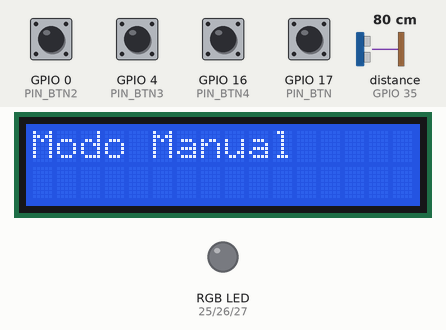
Bench run of a sketch on a simulated ESP32. Parts: 16×2 character LCD, an RGB LED mixed from three pins (HIGH = lit). Inputs (shaded band) come from the test bench; at power-on: GPIO 0 (PIN_BTN2), GPIO 4 (PIN_BTN3), GPIO 16 (PIN_BTN4), GPIO 17 (PIN_BTN) HIGH, distance to the obstacle (sensor on GPIO 35) 80 cm. The echo pulse lasts 58.3 µs per cm; pins used as bus, display or sensor lines are not drawn; what the sketch prints to the serial monitor is not drawn.

Above: at 1.2 s.
1.3 s: GPIO 0 (PIN_BTN2) pulled LOW for 0.15 s
At 2.5 s:
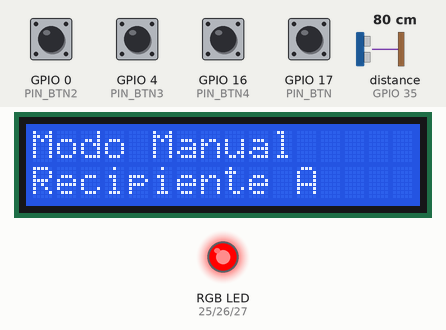
2.9 s: GPIO 16 (PIN_BTN4) pulled LOW for 0.15 s
At 3.9 s:
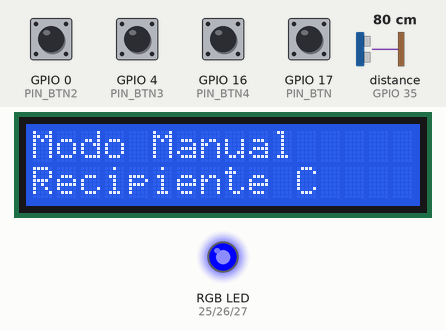
4.5 s: GPIO 4 (PIN_BTN3) pulled LOW for 0.15 s
At 5.1 s:
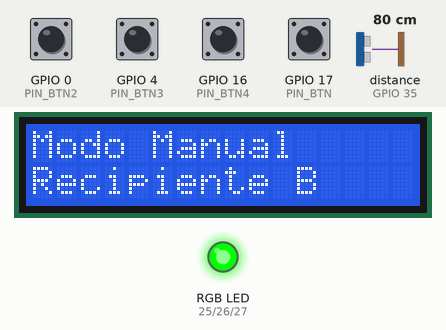
6.1 s: GPIO 17 (PIN_BTN) pulled LOW for 0.15 s
At 7.1 s:
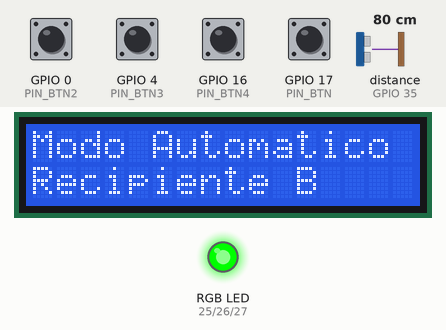
7.7 s: GPIO 17 (PIN_BTN) pulled LOW for 1 s
At 8.2 s:
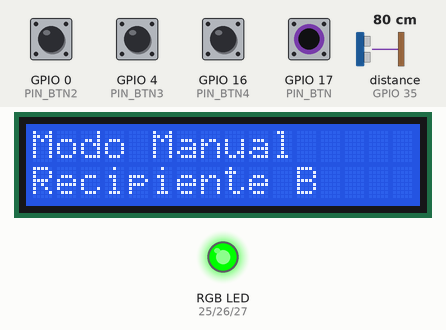
10.2 s: GPIO 0 (PIN_BTN2) pulled LOW for 1 s
At 10.7 s:
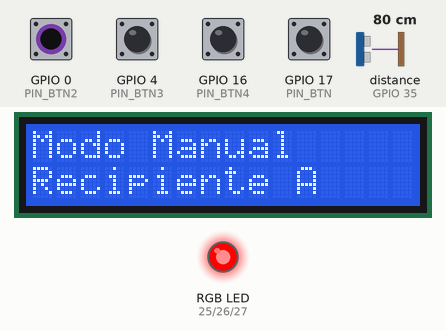
Timing chart, 0 to 13.2 s (numbered marks = the images above; inputs shaded):
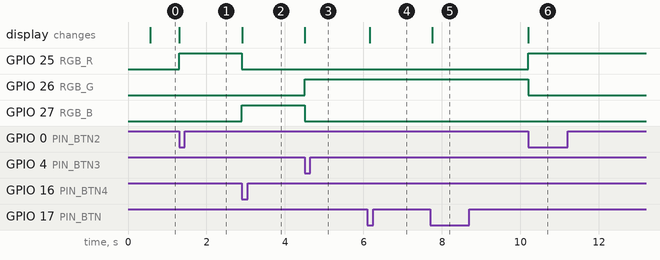

Measured:
- after the input at 1.3 s, GPIO 25 (RGB_R): LOW → HIGH at once; the display: changes at once (image 1)
- after the input at 2.9 s, GPIO 25 (RGB_R): HIGH → LOW at once; GPIO 27 (RGB_B): LOW → HIGH at once; the display: changes at once (image 2)
- after the input at 4.5 s, GPIO 26 (RGB_G): LOW → HIGH at once; GPIO 27 (RGB_B): HIGH → LOW at once; the display: changes at once (image 3)
- after the input at 6.1 s, the display: changes after 0.06 s (image 4)
- after the input at 7.7 s, the display: changes after 0.05 s (image 5)
- after the input at 10.2 s, GPIO 25 (RGB_R): LOW → HIGH at once; GPIO 26 (RGB_G): HIGH → LOW at once; the display: changes at once (image 6)

The sketch:

delay_esteira.ino
```cpp
#include <LiquidCrystal.h>
#define RGB_R 25
#define RGB_G 26
#define RGB_B 27
#define PIN_BTN 17
#define PIN_BTN2 0
#define PIN_BTN3 4
#define PIN_BTN4 16
#define TRIG_PIN 13
#define ECHO_PIN 35

float distancia;
// Pinos do LCD: RS, E, D4, D5, D6, D7
//iquidCrystal(RS,EN,D4,D5,D6,D7);
LiquidCrystal lcd(32, 33, 23, 22, 21, 18);
bool Automatico = false;
int peca;
bool btnAtual = false;
bool btnOld = true;
bool btnAtual2;
bool btnAtual3;
bool btnAtual4;
bool primeiroLoop = true;


void clearRow(int row) {
  lcd.setCursor(0, row);
  for (int i = 0; i < 16; i++) {
    lcd.print(" ");
  }
}


void setup() {
  lcd.begin(16, 2);  // Inicializa o LCD com 16 colunas e 2 linhas
  pinMode(TRIG_PIN, OUTPUT);
  pinMode(ECHO_PIN, INPUT);
  pinMode(PIN_BTN, INPUT);
  pinMode(PIN_BTN2, INPUT);
  pinMode(PIN_BTN3, INPUT);
  pinMode(PIN_BTN4, INPUT);
  pinMode(RGB_R, OUTPUT);
  pinMode(RGB_G, OUTPUT);
  pinMode(RGB_B, OUTPUT);
}

void ultrasonico() {
  //Envio do pulso ultrasonico
  digitalWrite(TRIG_PIN, LOW);
  delayMicroseconds(2);
  digitalWrite(TRIG_PIN, HIGH);
  delayMicroseconds(10);
  digitalWrite(TRIG_PIN, LOW);

  //Cálculo da medida

  long duracao = pulseIn(ECHO_PIN, HIGH);
  distancia = duracao * 0.034 / 2;

  //int valor = analogRead(PIN_POT);  // Lê o valor do potenciômetro (0 a 1023)
  //float tensao = valor * (5.0 / 1023.0);  // Converte para tensão (0.00 a 5.00)

  //lcd.setCursor(0, 0);
  //lcd.print("DIGITAL:      ");
  //lcd.setCursor(9, 0);
  //lcd.print(valor);

  //lcd.setCursor(0, 1);
  //lcd.print("TENSAO: ");
  //lcd.print(tensao, 2);
  //lcd.print(" V   ");     // Espaço extra para limpar sobras
}

void switchRecipiente(int peca) {
  switch (peca) {
    case 0:
      digitalWrite(RGB_R, HIGH);
      Serial.println("RGB_R ON");
      digitalWrite(RGB_B, LOW);
      digitalWrite(RGB_G, LOW);
      lcd.setCursor(0, 1);
      lcd.print("Recipiente A    ");
      break;
    case 1:
      digitalWrite(RGB_G, HIGH);
      digitalWrite(RGB_R, LOW);
      digitalWrite(RGB_B, LOW);
      lcd.setCursor(0, 1);
      lcd.print("Recipiente B    ");
      break;
    case 2:
      digitalWrite(RGB_B, HIGH);
      Serial.println("RGB_B ON");
      digitalWrite(RGB_R, LOW);
      digitalWrite(RGB_G, LOW);
      lcd.setCursor(0, 1);
      lcd.print("Recipiente C    ");
      break;
  }
}

void loop() {
  btnAtual = digitalRead(PIN_BTN);
  btnAtual2 = digitalRead(PIN_BTN2);
  btnAtual3 = digitalRead(PIN_BTN3);
  btnAtual4 = digitalRead(PIN_BTN4);
  if (primeiroLoop) {
    lcd.setCursor(0, 0);
    lcd.print("Seletor_de_Pecas");
    delay(500);
    primeiroLoop = false;
  }

  if (btnAtual == LOW && btnOld == HIGH) {
    delay(50);
    Automatico = !Automatico;
  }
  btnOld = btnAtual;

  if (!Automatico) {
    lcd.setCursor(0, 0);
    lcd.print("Modo Manual     ");
    if (btnAtual2 == LOW) {
      peca = 0;
      switchRecipiente(peca);
    }
    if (btnAtual3 == LOW) {
      peca = 1;
      switchRecipiente(peca);
    }
    if (btnAtual4 == LOW) {
      peca = 2;
      switchRecipiente(peca);
    }
  } else {
    lcd.setCursor(0, 0);
    lcd.print("Modo Automatico ");
    ultrasonico();
    if (distancia < 5) {
      peca = 0;
      switchRecipiente(peca);
    }
    if (distancia > 5 && distancia < 10) {
      peca = 1;
      switchRecipiente(peca);
    }
    if (distancia > 10 && distancia < 15) {
      peca = 2;
      switchRecipiente(peca);
    }
  }
}
```
